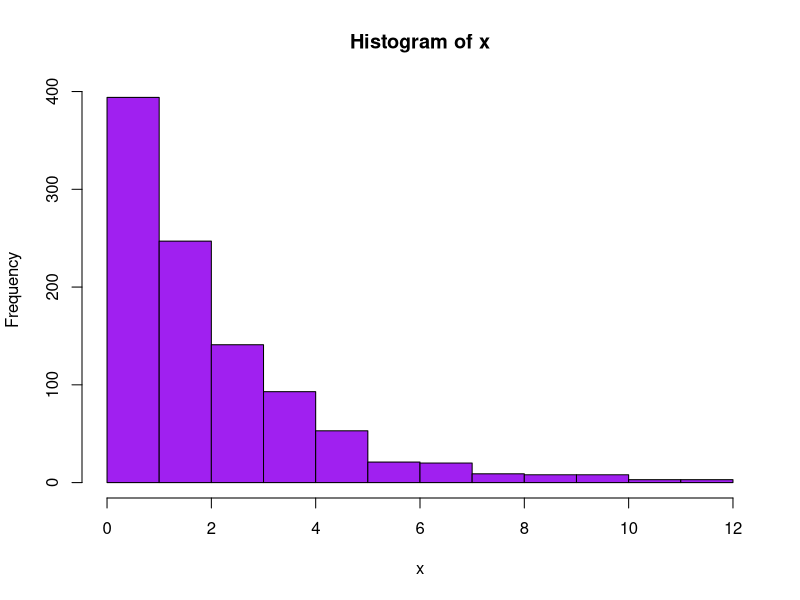

Generate this figure with R:
## ---- chunk 1
ans<-2+7
ans
## ---- chunk 2
set.seed(123)
x<-rchisq(1000,2)
hist(x,col="purple")


